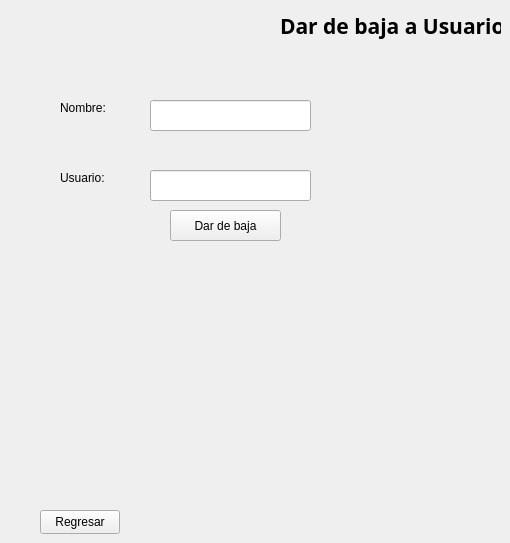
    <widget class="QWidget" name="DarDeBajaUser">
     <widget class="QPushButton" name="pushButton_18">
      <property name="geometry">
       <rect>
        <x>40</x>
        <y>510</y>
        <width>80</width>
        <height>24</height>
       </rect>
      </property>
      <property name="text">
       <string>Regresar</string>
      </property>
     </widget>
     <widget class="QLabel" name="label_15">
      <property name="geometry">
       <rect>
        <x>280</x>
        <y>10</y>
        <width>221</width>
        <height>31</height>
       </rect>
      </property>
      <property name="font">
       <font>
        <family>Segoe UI Black</family>
        <pointsize>16</pointsize>
        <bold>true</bold>
       </font>
      </property>
      <property name="text">
       <string>Dar de baja a Usuario</string>
      </property>
     </widget>
     <widget class="QLabel" name="label_16">
      <property name="geometry">
       <rect>
        <x>60</x>
        <y>100</y>
        <width>49</width>
        <height>16</height>
       </rect>
      </property>
      <property name="text">
       <string>Nombre:</string>
      </property>
     </widget>
     <widget class="QLineEdit" name="NombreEdit">
      <property name="geometry">
       <rect>
        <x>150</x>
        <y>100</y>
        <width>161</width>
        <height>31</height>
       </rect>
      </property>
     </widget>
     <widget class="QPushButton" name="pushButton_19">
      <property name="geometry">
       <rect>
        <x>170</x>
        <y>210</y>
        <width>111</width>
        <height>31</height>
       </rect>
      </property>
      <property name="text">
       <string>Dar de baja</string>
      </property>
     </widget>
     <widget class="QLabel" name="label_17">
      <property name="geometry">
       <rect>
        <x>60</x>
        <y>170</y>
        <width>49</width>
        <height>16</height>
       </rect>
      </property>
      <property name="text">
       <string>Usuario:</string>
      </property>
     </widget>
     <widget class="QLineEdit" name="UsuarioEdit">
      <property name="geometry">
       <rect>
        <x>150</x>
        <y>170</y>
        <width>161</width>
        <height>31</height>
       </rect>
      </property>
     </widget>
    </widget>
